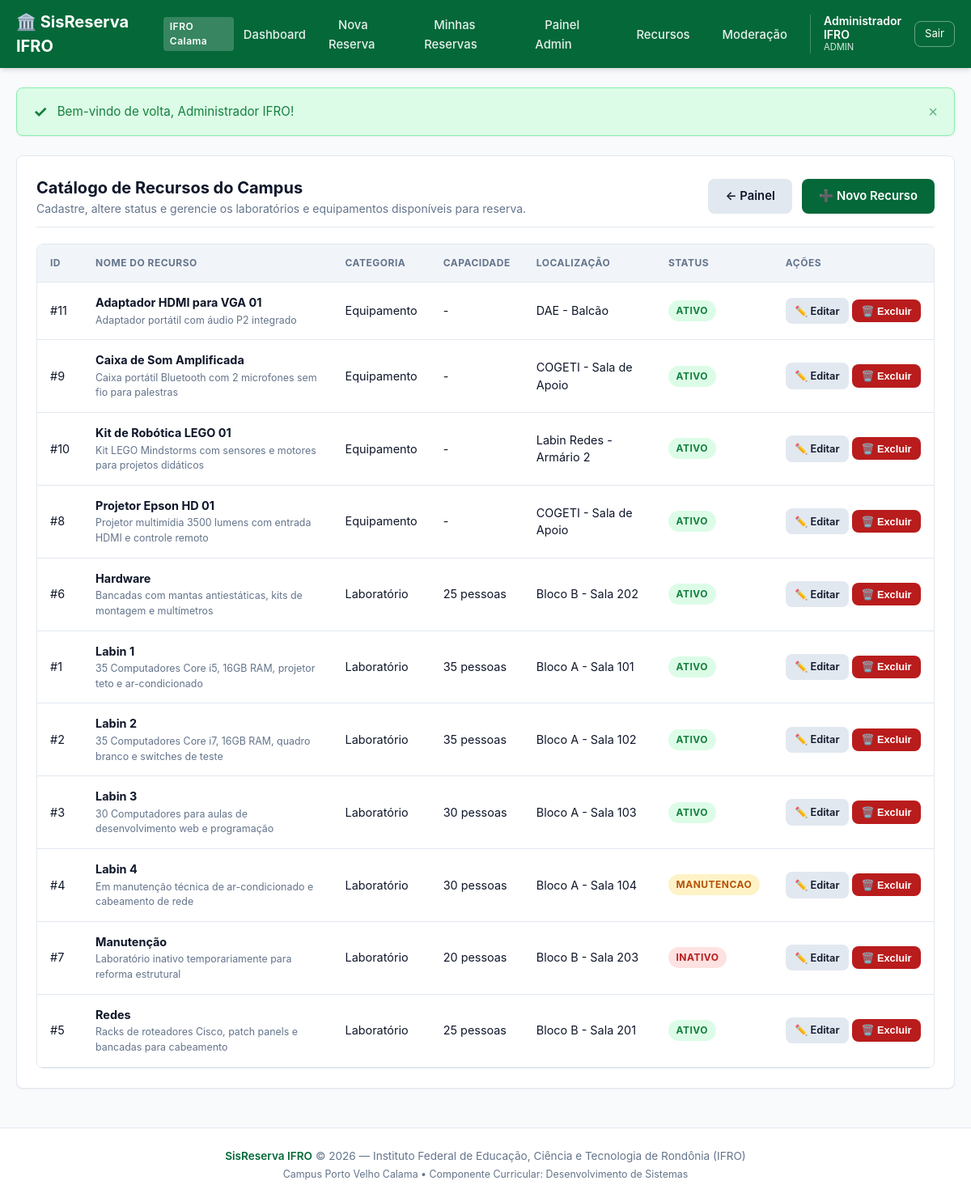
/public/admin/recursos.php (signed in), run on the app's committed database.
### tables this page shows
CREATE TABLE IF NOT EXISTS `resources` (
  `id` INT UNSIGNED NOT NULL AUTO_INCREMENT,
  `name` VARCHAR(100) NOT NULL COMMENT 'Nome do recurso (ex: Labin 1, Projetor)',
  `category` VARCHAR(50) NOT NULL COMMENT 'Categoria (Laboratório ou Equipamento)',
  `capacity` INT NULL DEFAULT NULL COMMENT 'Capacidade de pessoas (para salas/laboratórios)',
  `location` VARCHAR(100) NOT NULL COMMENT 'Localização física (ex: Bloco A - Sala 101)',
  `description` TEXT NULL COMMENT 'Descrição detalhada dos equipamentos instalados',
  `status` ENUM('ATIVO', 'MANUTENCAO', 'INATIVO') NOT NULL DEFAULT 'ATIVO' COMMENT 'Estado operacional',
  `created_at` TIMESTAMP NOT NULL DEFAULT CURRENT_TIMESTAMP,
  `updated_at` TIMESTAMP NOT NULL DEFAULT CURRENT_TIMESTAMP ON UPDATE CURRENT_TIMESTAMP,
  PRIMARY KEY (`id`),
  KEY `idx_resources_status` (`status`),
  KEY `idx_resources_category` (`category`)
);

### public/admin/recursos.php (the view, shortened to what this page needs)
<?php
require_once __DIR__ . '/../../includes/functions.php';
require_once __DIR__ . '/../../includes/flash.php';
$resources = [];
try {
    $pdo = getDBConnection();
    $stmt = $pdo->query('SELECT id, name, category, capacity, location, description, status, created_at FROM resources ORDER BY category ASC, name ASC');
    $resources = $stmt->fetchAll();
} catch (Exception $e) {
    error_log('[SisReserva Recursos Admin] Erro: ' . $e->getMessage());
    setFlash('danger', 'Erro ao carregar o catálogo de recursos.');
}
require_once __DIR__ . '/../../includes/header.php';
?>
<div class="card">
  <div class="card-header">
    <div>
      <h1 class="card-title">Catálogo de Recursos do Campus</h1>
      <p style="color: var(--text-muted); font-size: 0.875rem;">
        Cadastre, altere status e gerencie os laboratórios e equipamentos disponíveis para reserva.
      </p>
    </div>
    <div style="display: flex; gap: 0.75rem;">
      <a href="<?= BASE_URL ?>/admin/index.php" class="btn btn-secondary">&larr; Painel</a>
      <a href="<?= BASE_URL ?>/admin/recurso_novo.php" class="btn btn-primary">➕ Novo Recurso</a>
    </div>
  </div>
  <?php if (empty($resources)): ?>
    <div style="text-align: center; padding: 3rem 1rem; color: var(--text-muted);">
      <p style="font-size: 1.1rem; margin-bottom: 1rem;">Nenhum recurso cadastrado no sistema.</p>
      <a href="<?= BASE_URL ?>/admin/recurso_novo.php" class="btn btn-primary">Cadastrar Primeiro Recurso</a>
    </div>
  <?php else: ?>
    <div class="table-responsive">
      <table class="table">
        <thead>
          <tr>
            <th>ID</th>
            <th>Nome do Recurso</th>
            <th>Categoria</th>
            <th>Capacidade</th>
            <th>Localização</th>
            <th>Status</th>
            <th>Ações</th>
          </tr>
        </thead>
        <tbody>
          <?php foreach ($resources as $res): ?>
            <tr>
              <td>#<?= (int)$res['id'] ?></td>
              <td>
                <strong><?= e($res['name']) ?></strong>
                <?php if (!empty($res['description'])): ?>
                  <div style="font-size: 0.775rem; color: var(--text-muted); margin-top: 2px;">
                    <?= e($res['description']) ?>
                  </div>
                <?php endif; ?>
              </td>
              <td><?= e($res['category']) ?></td>
              <td><?= $res['capacity'] ? e($res['capacity']) . ' pessoas' : '-' ?></td>
              <td><?= e($res['location']) ?></td>
              <td><?= renderResourceBadge($res['status']) ?></td>
              <td style="white-space: nowrap;">
                <a href="<?= BASE_URL ?>/admin/recurso_editar.php?id=<?= (int)$res['id'] ?>" class="btn btn-sm btn-secondary">
                  ✏️ Editar
                </a>
                <form action="<?= BASE_URL ?>/admin/recurso_excluir.php" method="POST" style="display: inline;">
                  <button type="submit" class="btn btn-sm btn-danger" data-confirm="Tem certeza de que deseja excluir este recurso? Todas as reservas associadas também serão removidas.">
                    🗑️ Excluir
                  </button>
                </form>
              </td>
            </tr>
          <?php endforeach; ?>
        </tbody>
      </table>
    </div>
  <?php endif; ?>
</div>
<?php require_once __DIR__ . '/../../includes/footer.php'; ?>

### includes/functions.php (shortened to what this page needs)
<?php
function e(mixed $value): string
{
    return htmlspecialchars((string)($value ?? ''), ENT_QUOTES, 'UTF-8');
}
function renderResourceBadge(string $status): string
{
    $status = strtoupper(trim($status));
    $classes = [
        'ATIVO'      => 'badge badge-success',
        'MANUTENCAO' => 'badge badge-warning',
        'INATIVO'    => 'badge badge-danger',
    ];
    $cls = $classes[$status] ?? 'badge badge-secondary';
    return '<span class="' . $cls . '">' . e($status) . '</span>';
}

### assets/css/style.css (style rules this page uses)
:root { --primary: #056839; --primary-dark: #034827; --primary-light: #e8f5ed; --primary-hover: #04552e; --secondary: #475569; --success: #15803d; --success-bg: #dcfce7; --warning: #b45309; --warning-bg: #fef3c7; --danger: #b91c1c; --danger-bg: #fee2e2; --info: #0369a1; --info-bg: #e0f2fe; --bg-main: #f8fafc; --card-bg: #ffffff; --border: #e2e8f0; --text-main: #0f172a; --text-muted: #64748b; --text-inverse: #ffffff; --shadow-sm: 0 1px 2px 0 rgb(0 0 0 / 0.05); --shadow: 0 4px 6px -1px rgb(0 0 0 / 0.1), 0 2px 4px -2px rgb(0 0 0 / 0.1); --shadow-lg: 0 10px 15px -3px rgb(0 0 0 / 0.1), 0 4px 6px -4px rgb(0 0 0 / 0.1); --radius: 8px; --transition: all 0.2s ease-in-out; }
* { margin: 0; padding: 0; box-sizing: border-box; }
body { font-family: -apple-system, BlinkMacSystemFont, "Segoe UI", Roboto, Helvetica, Arial, sans-serif; background-color: var(--bg-main); color: var(--text-main); line-height: 1.5; display: flex; flex-direction: column; min-height: 100vh; }
.alert { padding: 0.875rem 1.25rem; border-radius: var(--radius); display: flex; align-items: center; gap: 0.75rem; box-shadow: var(--shadow-sm); border: 1px solid transparent; }
.alert-success { background-color: var(--success-bg); color: var(--success); border-color: #86efac; }
.alert-icon { font-size: 1.25rem; font-weight: bold; }
.alert-content { flex: 1; font-size: 0.95rem; }
.alert-close { background: none; border: none; font-size: 1.25rem; cursor: pointer; color: inherit; opacity: 0.6; transition: var(--transition); }
.card { background-color: var(--card-bg); border: 1px solid var(--border); border-radius: var(--radius); box-shadow: var(--shadow-sm); padding: 1.5rem; margin-bottom: 1.5rem; }
.card-header { display: flex; justify-content: space-between; align-items: center; margin-bottom: 1.25rem; padding-bottom: 0.75rem; border-bottom: 1px solid var(--border); }
.card-title { font-size: 1.25rem; font-weight: 700; color: var(--text-main); }
.btn { display: inline-flex; align-items: center; justify-content: center; gap: 0.5rem; padding: 0.6rem 1.25rem; border-radius: var(--radius); font-size: 0.925rem; font-weight: 600; text-decoration: none; cursor: pointer; border: 1px solid transparent; transition: var(--transition); }
.btn-primary { background-color: var(--primary); color: #fff; }
.btn-secondary { background-color: #e2e8f0; color: var(--text-main); }
.btn-danger { background-color: var(--danger); color: #fff; }
.btn-sm { padding: 0.35rem 0.65rem; font-size: 0.8rem; }
.table-responsive { width: 100%; overflow-x: auto; border: 1px solid var(--border); border-radius: var(--radius); }
.table { width: 100%; border-collapse: collapse; text-align: left; font-size: 0.9rem; background-color: #fff; }
.table th, .table td { padding: 0.875rem 1rem; border-bottom: 1px solid var(--border); vertical-align: middle; }
.table th { background-color: #f1f5f9; font-weight: 700; color: var(--text-muted); text-transform: uppercase; font-size: 0.75rem; letter-spacing: 0.5px; }
.badge { display: inline-block; padding: 0.25rem 0.6rem; font-size: 0.75rem; font-weight: 700; border-radius: 9999px; text-transform: uppercase; letter-spacing: 0.5px; }
.badge-success { background-color: var(--success-bg); color: var(--success); }
.badge-warning { background-color: var(--warning-bg); color: var(--warning); }
.badge-danger { background-color: var(--danger-bg); color: var(--danger); }

### data on the page
resources: id "11", name "Adaptador HDMI para VGA 01", description "Adaptador portátil com áudio P2 integrado", category "Equipamento", location "DAE - Balcão", status "ATIVO"
resources: id "9", name "Caixa de Som Amplificada", description "Caixa portátil Bluetooth com 2 microfones sem fio para palestras", category "Equipamento", location "COGETI - Sala de Apoio", status "ATIVO"
resources: id "10", name "Kit de Robótica LEGO 01", description "Kit LEGO Mindstorms com sensores e motores para projetos didáticos", category "Equipamento", location "Labin Redes - Armário 2", status "ATIVO"
resources: id "8", name "Projetor Epson HD 01", description "Projetor multimídia 3500 lumens com entrada HDMI e controle remoto", category "Equipamento", location "COGETI - Sala de Apoio", status "ATIVO"
resources: id "6", name "Hardware", description "Bancadas com mantas antiestáticas, kits de montagem e multímetros", category "Laboratório", capacity "25", location "Bloco B - Sala 202", status "ATIVO"
resources: id "1", name "Labin 1", description "35 Computadores Core i5, 16GB RAM, projetor teto e ar-condicionado", category "Laboratório", capacity "35", location "Bloco A - Sala 101", status "ATIVO"
resources: id "2", name "Labin 2", description "35 Computadores Core i7, 16GB RAM, quadro branco e switches de teste", category "Laboratório", capacity "35", location "Bloco A - Sala 102", status "ATIVO"
resources: id "3", name "Labin 3", description "30 Computadores para aulas de desenvolvimento web e programação", category "Laboratório", capacity "30", location "Bloco A - Sala 103", status "ATIVO"
resources: id "4", name "Labin 4", description "Em manutenção técnica de ar-condicionado e cabeamento de rede", category "Laboratório", capacity "30", location "Bloco A - Sala 104", status "MANUTENCAO"
resources: id "7", name "Manutenção", description "Laboratório inativo temporariamente para reforma estrutural", category "Laboratório", capacity "20", location "Bloco B - Sala 203", status "INATIVO"
resources: id "5", name "Redes", description "Racks de roteadores Cisco, patch panels e bancadas para cabeamento", category "Laboratório", capacity "25", location "Bloco B - Sala 201", status "ATIVO"

### other printed values
APP_NAME "SisReserva IFRO"
$user['name'] "Administrador IFRO"
$user['role'] "ADMIN"
